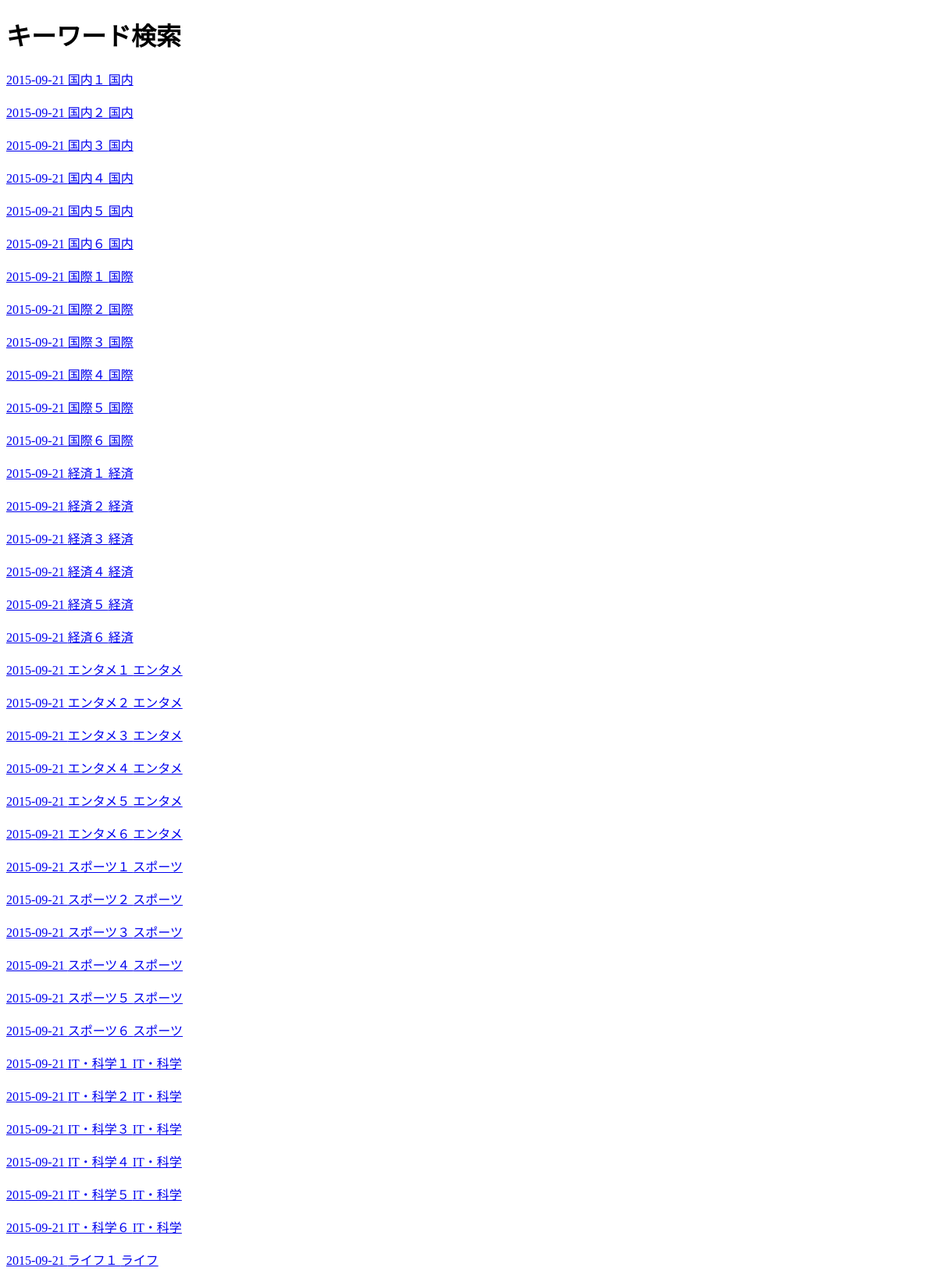
Page /news_search.php (upper part) on the committed database.
### tables this page shows
CREATE TABLE IF NOT EXISTS `news` (
  `news_id` int(11) NOT NULL,
  `news_title` varchar(64) NOT NULL,
  `news_detail` varchar(1024) NOT NULL,
  `category_id` int(11) NOT NULL,
  `source_id` int(11) NOT NULL,
  `show_flg` int(11) NOT NULL,
  `create_date` datetime NOT NULL,
  `update_date` datetime NOT NULL,
  `keyword` text NOT NULL
);

CREATE TABLE IF NOT EXISTS `category` (
  `category_id` int(11) NOT NULL,
  `category_name` varchar(64) NOT NULL,
  `news_source_id` int(11) NOT NULL
);

### news_search.php (the view, shortened to what this page needs)
<?php
$keyword=$_GET["keyword"];
$pdo = new PDO("mysql:host=localhost;dbname=cs_academy;charset=utf8", "root", "");
$sql = "SELECT * FROM news,category WHERE category.category_id=news.category_id AND keyword LIKE '%$keyword%'";
$stmt = $pdo->prepare($sql);
$stmt->execute();
$results=$stmt->fetchAll(PDO::FETCH_ASSOC);
?>
<!DOCTYPE html>
<html>
    <head>
        <link rel="stylesheet" href="css/mystyle.css">
    </head>
    <body>
        <h1>キーワード検索</h1>
        <?php foreach($results as $row) {
        echo'<a href="news.php?news_id='.$row['news_id'].'">'.
        substr($row['update_date'],0,10).' '.
        $row['news_title'].' '.
        $row['category_name'].'
        </a><br><br>';
        }
        ?>
    </body>
</html>

### rows in the picture
news: update_date "2015-09-21", news_title "国内１", category.category_name "国内"
news: update_date "2015-09-21", news_title "国内２", category.category_name "国内"
news: update_date "2015-09-21", news_title "国内３", category.category_name "国内"
news: update_date "2015-09-21", news_title "国内４", category.category_name "国内"
news: update_date "2015-09-21", news_title "国内５", category.category_name "国内"
news: update_date "2015-09-21", news_title "国内６", category.category_name "国内"
news: update_date "2015-09-21", news_title "国際１", category.category_name "国際"
news: update_date "2015-09-21", news_title "国際２", category.category_name "国際"
news: update_date "2015-09-21", news_title "国際３", category.category_name "国際"
news: update_date "2015-09-21", news_title "国際４", category.category_name "国際"
news: update_date "2015-09-21", news_title "国際５", category.category_name "国際"
news: update_date "2015-09-21", news_title "国際６", category.category_name "国際"
news: update_date "2015-09-21", news_title "経済１", category.category_name "経済"
news: update_date "2015-09-21", news_title "経済２", category.category_name "経済"
news: update_date "2015-09-21", news_title "経済３", category.category_name "経済"
news: update_date "2015-09-21", news_title "経済４", category.category_name "経済"
news: update_date "2015-09-21", news_title "経済５", category.category_name "経済"
news: update_date "2015-09-21", news_title "経済６", category.category_name "経済"
news: update_date "2015-09-21", news_title "エンタメ１", category.category_name "エンタメ"
news: update_date "2015-09-21", news_title "エンタメ２", category.category_name "エンタメ"
news: update_date "2015-09-21", news_title "エンタメ３", category.category_name "エンタメ"
news: update_date "2015-09-21", news_title "エンタメ４", category.category_name "エンタメ"
news: update_date "2015-09-21", news_title "エンタメ５", category.category_name "エンタメ"
news: update_date "2015-09-21", news_title "エンタメ６", category.category_name "エンタメ"
news: update_date "2015-09-21", news_title "スポーツ１", category.category_name "スポーツ"
news: update_date "2015-09-21", news_title "スポーツ２", category.category_name "スポーツ"
news: update_date "2015-09-21", news_title "スポーツ３", category.category_name "スポーツ"
news: update_date "2015-09-21", news_title "スポーツ４", category.category_name "スポーツ"
news: update_date "2015-09-21", news_title "スポーツ５", category.category_name "スポーツ"
news: update_date "2015-09-21", news_title "スポーツ６", category.category_name "スポーツ"
news: update_date "2015-09-21", news_title "IT・科学１", category.category_name "IT・科学"
news: update_date "2015-09-21", news_title "IT・科学２", category.category_name "IT・科学"
news: update_date "2015-09-21", news_title "IT・科学３", category.category_name "IT・科学"
news: update_date "2015-09-21", news_title "IT・科学４", category.category_name "IT・科学"
news: update_date "2015-09-21", news_title "IT・科学５", category.category_name "IT・科学"
news: update_date "2015-09-21", news_title "IT・科学６", category.category_name "IT・科学"
news: update_date "2015-09-21", news_title "ライフ１", category.category_name "ライフ"
